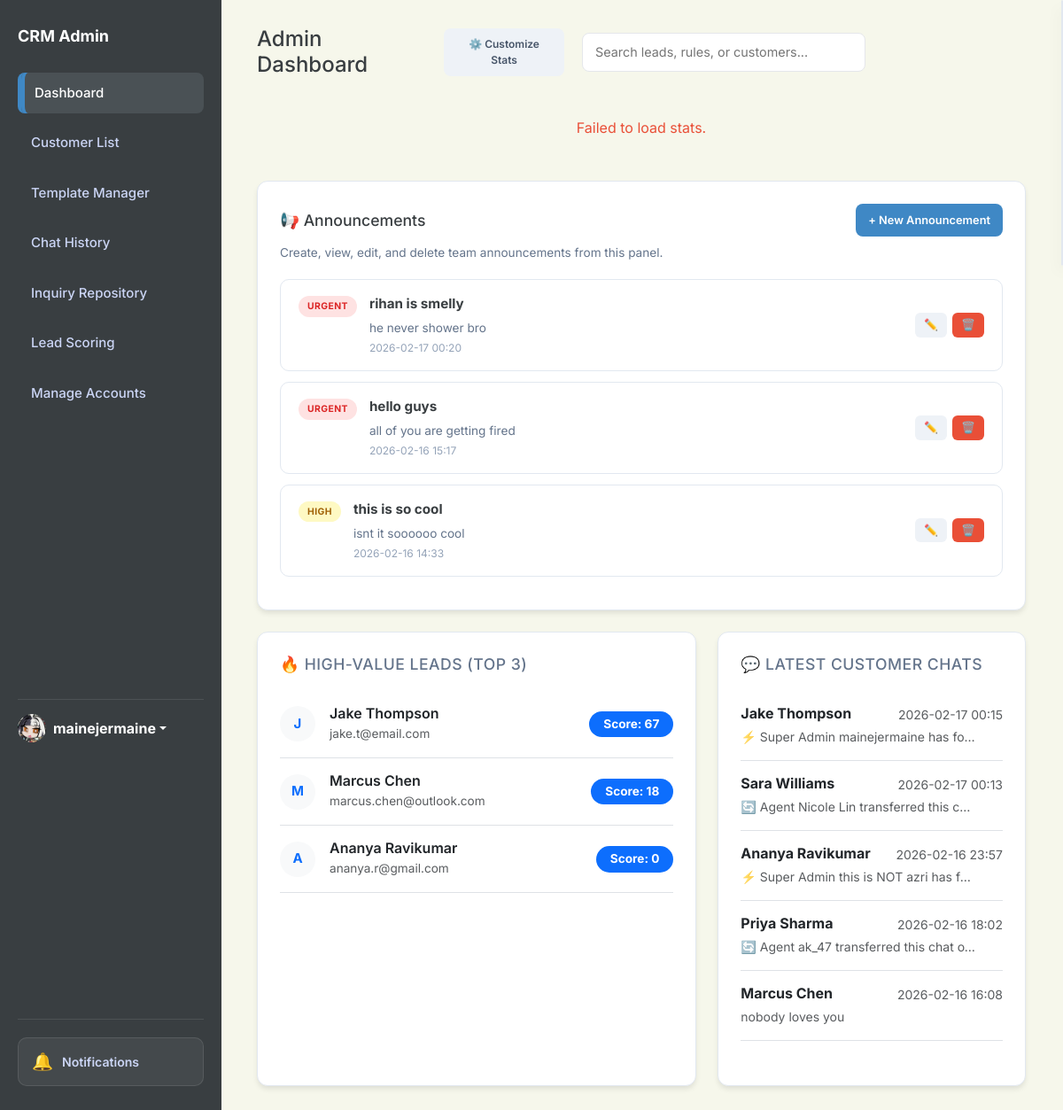
The page /dashboard (signed in) on the database its author committed.
### app.py (models this page shows, shortened)
class User(db.Model):
    id = db.Column(db.Integer, primary_key=True)
    username = db.Column(db.String(80), unique=True, nullable=False)
    password = db.Column(db.String(200), nullable=False)
    name = db.Column(db.String(100), default='Admin')
    bio = db.Column(db.Text, default='')
    profile_picture = db.Column(db.String(200), default='https://ui-avatars.com/api/?name=Admin&background=random')
    role = db.Column(db.String(20), default='agent') # super_admin, agent
    preferences = db.Column(db.Text, default='{}') # Stores dashboard layout/stats as JSON

class Announcement(db.Model):
    id = db.Column(db.Integer, primary_key=True)
    title = db.Column(db.String(150), nullable=False)
    content = db.Column(db.Text, nullable=False)
    priority = db.Column(db.String(20), nullable=False, default='normal')  # low, normal, high, urgent
    created_at = db.Column(db.String(50))

class ChatSession(db.Model):
    id = db.Column(db.Integer, primary_key=True)
    visitor_name = db.Column(db.String(100), nullable=False)
    visitor_email = db.Column(db.String(120))
    status = db.Column(db.String(20), default='bot')  # bot, agent_active, closed
    linked_customer_id = db.Column(db.Integer, db.ForeignKey('customer.id'), nullable=True)
    linked_inquiry_id = db.Column(db.Integer, db.ForeignKey('inquiry.id'), nullable=True)
    created_at = db.Column(db.String(50))
    updated_at = db.Column(db.String(50))
    tags = db.Column(db.String(200), default='')  # comma-separated: impt,waiting,completed
    archived = db.Column(db.Boolean, default=False)
    pinned = db.Column(db.Boolean, default=False)
    assigned_agent_id = db.Column(db.Integer, db.ForeignKey('user.id'), nullable=True)
    requested_agent_id = db.Column(db.Integer, db.ForeignKey('user.id'), nullable=True)
    transfer_status = db.Column(db.String(20), default='none')  # none, pending
    chat_messages = db.relationship('ChatMessage', backref='session', cascade="all, delete-orphan", order_by='ChatMessage.id')
    linked_customer = db.relationship('Customer', backref='chat_sessions')
    linked_inquiry = db.relationship('Inquiry', backref='chat_sessions')
    assigned_agent = db.relationship('User', foreign_keys=[assigned_agent_id], backref='assigned_chats')
    requested_agent = db.relationship('User', foreign_keys=[requested_agent_id], backref='requested_chats')

class ChatMessage(db.Model):
    id = db.Column(db.Integer, primary_key=True)
    session_id = db.Column(db.Integer, db.ForeignKey('chat_session.id'), nullable=False)
    sender_type = db.Column(db.String(20), nullable=False)  # customer, bot, agent, system
    sender_name = db.Column(db.String(100))
    text = db.Column(db.Text, nullable=False)
    timestamp = db.Column(db.String(50))

### app.py (the view)
@app.route('/')
@app.route('/dashboard')
def dashboard():
    all_rules = Rule.query.all()
    all_inquiries = Inquiry.query.all()
    all_announcements = Announcement.query.order_by(Announcement.id.desc()).all()
    latest_chats = ChatSession.query.filter_by(archived=False).order_by(ChatSession.updated_at.desc()).limit(5).all()
    all_sessions = ChatSession.query.all()
    scored_sessions = []
    for s in all_sessions:
        score = calculate_session_score(s)
        s.calculated_score = score # Attach for template
        scored_sessions.append(s)
    scored_sessions.sort(key=lambda x: x.calculated_score, reverse=True)
    high_value_leads = scored_sessions[:3] # User asked for High Value sections... template says Top 3
    return render_template('admin_dashboard_main_hub.html',
                           all_rules=all_rules,
                           all_inquiries=all_inquiries,
                           all_announcements=all_announcements,
                           latest_chats=latest_chats,
                           high_value_leads=high_value_leads)

### app.py (called while the page is built)
@app.context_processor
def inject_search_data():
    customers = Customer.query.all()
    inquiries = Inquiry.query.all()
    rules = Rule.query.all()
    templates = AutoReplyTemplate.query.all()
    faqs = FAQ.query.all()
    search_seed = []
    for c in customers:
        search_seed.append({"display": c.name, "category": "Customer", "page": "/customers"})
    for i in inquiries:
        search_seed.append({"display": f"Inquiry: {i.customer}", "category": "Inquiry", "page": f"/inquiry/{i.id}"})
    for r in rules:
        search_seed.append({"display": r.name, "category": "Rule", "page": "/scoring"})
    for t in templates:
        search_seed.append({"display": t.title, "category": "Template", "page": "/templates-manager"})
    for f in faqs:
        search_seed.append({"display": f.question, "category": "FAQ", "page": "/templates-manager"})
    return dict(search_seed=search_seed)

def calculate_session_score(session):
    score = 0
    visitor_text = " ".join([m.text.lower() for m in session.chat_messages if m.sender_type == 'customer'])
    active_rules = Rule.query.filter_by(active=True).all()
    for rule in active_rules:
        keywords = [k.strip().lower() for k in rule.keywords.split(',') if k.strip()]
        if not keywords: continue
        if any(k in visitor_text for k in keywords):
            try:
                val = int(rule.score)
                op = rule.operation
                if '+' in op: score += val
                elif '-' in op: score -= val
                elif '*' in op: score *= val
                elif '/' in op:
                    if val != 0: score /= val
            except:
                pass
    return score

@app.before_request
def require_login():
    allowed_routes = ['login', 'static']
    if request.endpoint and request.endpoint not in allowed_routes and not session.get('logged_in'):
        return redirect(url_for('login'))
    if session.get('logged_in') and session.get('user_id'):
        user = User.query.get(session.get('user_id'))
        if user:
            session['user_role'] = user.role
            session['user_name'] = user.name
            session['user_pic'] = user.profile_picture

### templates/admin_dashboard_main_hub.html (shortened to what this page needs)
<!DOCTYPE html>
<html lang="en">
<head>
    <link href="https://cdn.jsdelivr.net/npm/bootstrap@5.3.0/dist/css/bootstrap.min.css" rel="stylesheet">
    <link rel="stylesheet" href="{{ url_for('static', filename='style.css') }}">
</head>
<body id="page-dashboard">
    <aside class="sidebar">
        <h2>CRM Admin</h2>
        <a href="/dashboard" class="nav-link nav-dashboard active">Dashboard</a>
        <a href="/customers" class="nav-link nav-customers">Customer List</a>
        <a href="/templates-manager" class="nav-link nav-templates">Template Manager</a>
        <a href="/history" class="nav-link nav-history">Chat History</a>
        <a href="/repository" class="nav-link nav-repository">Inquiry Repository</a>
        <a href="/scoring" class="nav-link nav-scoring">Lead Scoring</a>
        {% if session.get('user_role') == 'super_admin' %}
        <a href="/admin/create-account" class="nav-link nav-admin">Manage Accounts</a>
        {% endif %}
        <div class="mt-auto pt-3 border-top border-secondary" style="border-color: rgba(255,255,255,0.1) !important;">
            <div class="dropdown">
                <a href="#" class="d-flex align-items-center text-white text-decoration-none dropdown-toggle"
                    id="dropdownUser1" data-bs-toggle="dropdown" aria-expanded="false">
                    <div class="avatar-circle bg-primary text-white me-2"
                        style="width: 32px; height: 32px; font-size: 14px; display:flex; align-items:center; justify-content:center; border-radius:50%; overflow:hidden;">
                        {% if session.get('user_pic') and 'http' in session.get('user_pic') %}
                        <img src="{{ session.get('user_pic') }}" alt="User"
                            style="width:100%; height:100%; object-fit:cover;">
                        {% elif session.get('user_pic') %}
                        <img src="{{ url_for('static', filename='uploads/' + session.get('user_pic')) }}" alt="User"
                            style="width:100%; height:100%; object-fit:cover;">
                        {% else %}
                        {{ session.get('user_name', 'Admin')[0] | upper }}
                        {% endif %}
                    </div>
                    <strong>{{ session.get('user_name', 'Admin') }}</strong>
                </a>
            </div>
        </div>
    </aside>
    <main class="main">
        <div class="header">
            <div class="header-left">
                <h1 style="margin:0; font-size: 24px;">Admin Dashboard</h1>
                <button class="btn btn-gray" data-bs-toggle="modal" data-bs-target="#customizeModal"
                    style="font-size: 12px;" onclick="openCustomizeModal()">⚙️ Customize Stats</button>
            </div>
            <div class="search-container">
                <input type="text" placeholder="Search leads, rules, or customers..." class="taskbar-search">
            </div>
        </div>
        <div class="row g-3 mb-4" id="statsRow">
            <div class="col-12 text-center py-4" id="statsLoading">
            </div>
        </div>
        <div class="card mb-4 announcement-section" style="padding: 25px;">
            <div class="announcement-header">
                <h3 style="margin:0; font-size: 1.1rem; color: var(--slate-900);">📢 Announcements</h3>
                <button class="btn btn-blue" id="btnNewAnnouncement" onclick="openAnnouncementModal()">
                    + New Announcement
                </button>
            </div>
            <p style="color: var(--gray); font-size: 0.85rem; margin-bottom: 20px;">
                Create, view, edit, and delete team announcements from this panel.
            </p>
            <div id="announcementsContainer">
                {% if all_announcements %}
                {% for a in all_announcements %}
                <div class="announcement-card" id="announcement-{{ a.id }}" data-id="{{ a.id }}">
                    <div class="announcement-card-left">
                        <span class="announcement-priority-badge priority-{{ a.priority }}">{{ a.priority | upper
                            }}</span>
                        <div class="announcement-card-body">
                            <strong class="announcement-title">{{ a.title }}</strong>
                            <p class="announcement-content">{{ a.content }}</p>
                            <small class="announcement-date">{{ a.created_at or 'N/A' }}</small>
                        </div>
                    </div>
                    <div class="announcement-card-actions">
                        <button class="btn btn-sm btn-gray" title="Edit"
                            onclick="editAnnouncement({{ a.id }}, '{{ a.title | e }}', `{{ a.content | e }}`, '{{ a.priority }}')">✏️</button>
                        <button class="btn btn-sm btn-red" title="Delete"
                            onclick="confirmDeleteAnnouncement({{ a.id }})">🗑️</button>
                    </div>
                </div>
                {% endfor %}
                {% else %}
                <div class="announcement-empty" id="announcementEmpty">
                    <p style="text-align:center; color: var(--gray); padding: 30px 0;">No announcements yet. Click
                        <strong>+ New Announcement</strong> to create one.
                    </p>
                </div>
                {% endif %}
            </div>
        </div>
        <div class="row g-4">
            <div class="col-12 col-lg-7">
                <div class="card h-100">
                    <h3 style="margin-bottom: 20px; font-size: 1.1rem;">🔥 High-Value Leads (Top 3)</h3>
                    <div id="highValueLeadsContainer">
                        {% if high_value_leads %}
                        <div class="list-group list-group-flush">
                            {% for lead in high_value_leads %}
                            <div
                                class="list-group-item px-0 py-3 d-flex align-items-center justify-content-between border-bottom">
                                <div class="d-flex align-items-center">
                                    <div class="avatar-circle me-3 bg-light text-primary"
                                        style="width:40px; height:40px; border-radius:50%; display:flex; align-items:center; justify-content:center; font-weight:bold;">
                                        {{ lead.visitor_name[0] | upper }}
                                    </div>
                                    <div>
                                        <h6 class="mb-0 text-dark" style="font-weight:600;">{{ lead.visitor_name }}</h6>
                                        <small class="text-muted" style="font-size:0.85rem;">{{ lead.visitor_email or
                                            'No email' }}</small>
                                    </div>
                                </div>
                                <div class="text-end">
                                    <span class="badge bg-primary rounded-pill px-3 py-2" style="font-size:0.85rem;">
                                        Score: {{ lead.calculated_score | int }}
                                    </span>
                                </div>
                            </div>
                            {% endfor %}
                        </div>
                        {% else %}
                        <div class="text-center py-4">
                            <p class="text-muted mb-0">No leads scored yet.</p>
                        </div>
                        {% endif %}
                    </div>
                </div>
            </div>
            <div class="col-12 col-lg-5">
                <div class="card h-100">
                    <h3 style="margin-bottom: 20px; font-size: 1.1rem;">💬 Latest Customer Chats</h3>
                    <div id="latestChatsContainer">
                        {% if latest_chats %}
                        <div class="list-group list-group-flush">
                            {% for chat in latest_chats %}
                            <a href="/history?session={{ chat.id }}"
                                class="list-group-item list-group-item-action px-0 py-3 border-bottom">
                                <div class="d-flex w-100 justify-content-between mb-1">
                                    <h6 class="mb-0 fw-bold text-dark">{{ chat.visitor_name }}</h6>
                                    <small class="text-muted">{{ chat.updated_at.split(' ')[1] if chat.updated_at and '
                                        ' in chat.updated_at else chat.updated_at }}</small>
                                </div>
                                <p class="mb-0 small text-muted text-truncate" style="max-width: 90%;">
                                    {% if chat.chat_messages %}
                                    {{ chat.chat_messages[-1].text }}
                                    {% else %}
                                    <em>No messages yet</em>
                                    {% endif %}
                                </p>
                            </a>
                            {% endfor %}
                        </div>
                        {% else %}
                        <div class="text-center py-4">
                            <p class="text-muted mb-0">No recent chats found.</p>
                        </div>
                        {% endif %}
                    </div>
                </div>
            </div>
        </div>
    </main>
</body>
</html>

### rows shown on the page
User: profile_picture (picture), get "mainejermaine"
Announcement: priority "URGENT", title "rihan is smelly", content "he never shower bro", created_at "2026-02-17 00:20"
Announcement: priority "URGENT", title "hello guys", content "all of you are getting fired", created_at "2026-02-16 15:17"
Announcement: priority "HIGH", title "this is so cool", content "isnt it soooooo cool", created_at "2026-02-16 14:33"
ChatSession: visitor_name "J", visitor_name "Jake Thompson", visitor_email "jake.t@email.com", calculated_score "67", updated_at "2026-02-17 00:15", text "⚡ Super Admin mainejermaine has fo…"
ChatSession: visitor_name "M", visitor_name "Marcus Chen", visitor_email "marcus.chen@outlook.com", calculated_score "18", updated_at "2026-02-16 16:08", text "nobody loves you"
ChatSession: visitor_name "A", visitor_name "Ananya Ravikumar", visitor_email "ananya.r@gmail.com", calculated_score "0", updated_at "2026-02-16 23:57", text "⚡ Super Admin this is NOT azri has f…"
ChatSession: visitor_name "Sara Williams", updated_at "2026-02-17 00:13", text "🔄 Agent Nicole Lin transferred this c…"
ChatSession: visitor_name "Priya Sharma", updated_at "2026-02-16 18:02", text "🔄 Agent ak_47 transferred this chat o…"
